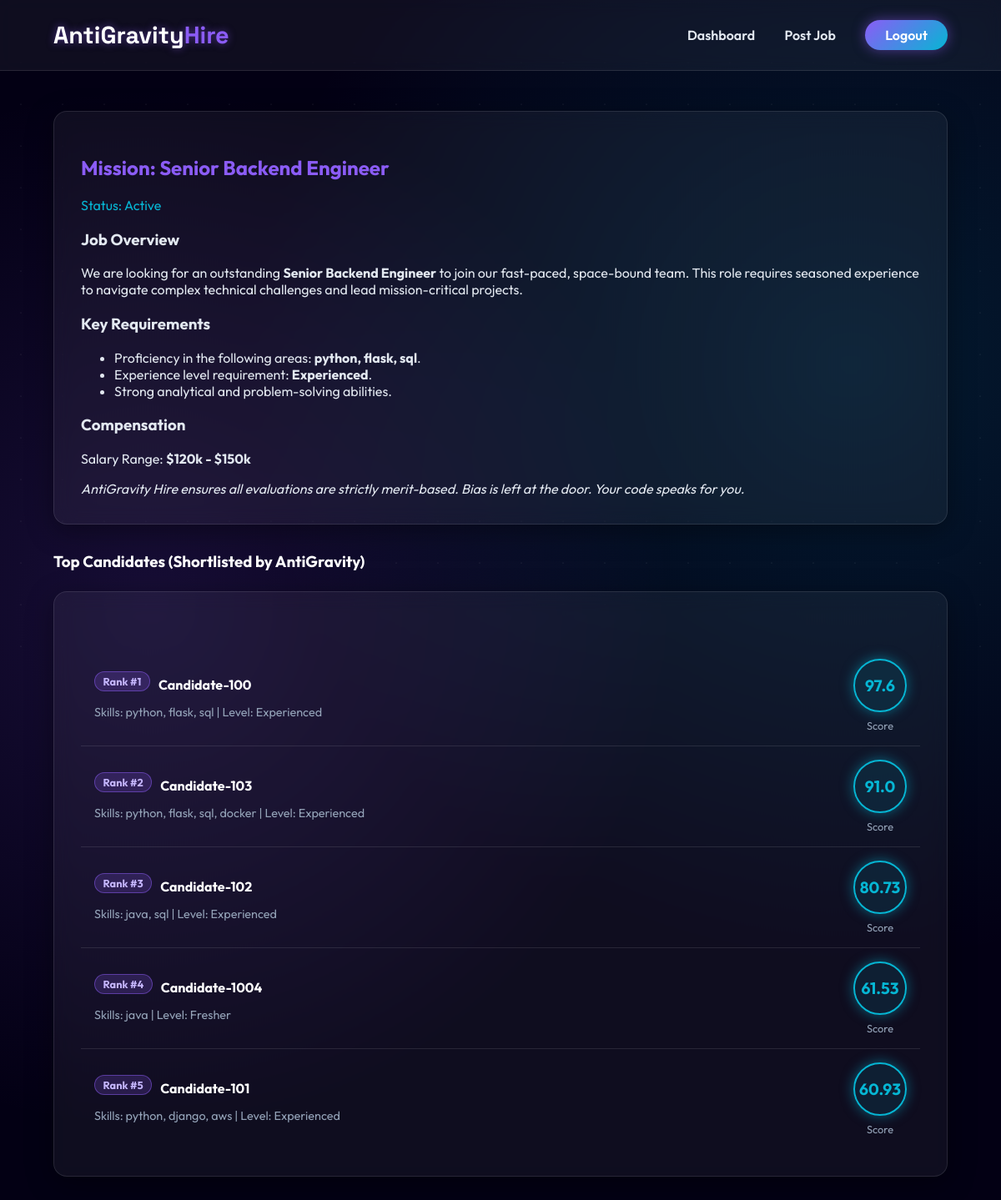
The app's page /hr/job/1 (signed in) with its own data.
### models.py (models this page shows, shortened)
class Job(db.Model):
    id = db.Column(db.Integer, primary_key=True)
    hr_id = db.Column(db.Integer, db.ForeignKey('user.id'), nullable=False)
    title = db.Column(db.String(150), nullable=False)
    description = db.Column(db.Text, nullable=False)
    skills = db.Column(db.Text, nullable=False, default='[]') # required skills as JSON
    salary_range = db.Column(db.String(100))
    target_level = db.Column(db.String(50), nullable=False) # 'fresher' or 'experienced'
    status = db.Column(db.String(50), default='active') # 'active' or 'closed'
    hr = db.relationship('User', backref=db.backref('jobs', lazy=True))

class Application(db.Model):
    id = db.Column(db.Integer, primary_key=True)
    job_id = db.Column(db.Integer, db.ForeignKey('job.id'), nullable=False)
    candidate_id = db.Column(db.Integer, db.ForeignKey('candidate_profile.id'), nullable=False)
    profile_score = db.Column(db.Float, default=0.0)
    test_score = db.Column(db.Float, default=0.0)
    total_score = db.Column(db.Float, default=0.0)
    warnings = db.Column(db.Integer, default=0)
    status = db.Column(db.String(50), default='applied') # 'applied', 'testing', 'completed'
    job = db.relationship('Job', backref=db.backref('applications', lazy=True))
    candidate = db.relationship('CandidateProfile', backref=db.backref('applications', lazy=True))

class CandidateProfile(db.Model):
    id = db.Column(db.Integer, primary_key=True)
    user_id = db.Column(db.Integer, db.ForeignKey('user.id'), nullable=False)
    pseudo_id = db.Column(db.String(50), unique=True, nullable=False)
    skills = db.Column(db.Text, nullable=False, default='[]') # stored as JSON string
    experience_level = db.Column(db.String(50), nullable=False) # 'fresher' or 'experienced'
    experience_years = db.Column(db.Integer, default=0)
    user = db.relationship('User', backref=db.backref('profile', uselist=False))
    def get_skills_list(self):
        try:
            return json.loads(self.skills)
        except:
            return []

### app.py (the view)
@app.route('/hr/job/<int:id>')
@hr_required
def job_details(id):
    job = Job.query.get_or_404(id)
    if job.hr_id != current_user.id:
        return "Unauthorized", 403
    applications = Application.query.filter_by(job_id=job.id).order_by(Application.total_score.desc()).limit(5).all()
    return render_template('job_details.html', job=job, applications=applications)

### app.py (called while the page is built)
@login_manager.user_loader
def load_user(user_id):
    return User.query.get(int(user_id))

def hr_required(f):
    from functools import wraps
    @wraps(f)
    def decorated_function(*args, **kwargs):
        if not current_user.is_authenticated or current_user.role != 'hr':
            flash("Unauthorized access", "error")
            return redirect(url_for('index'))
        return f(*args, **kwargs)
    return decorated_function

### templates/job_details.html (shortened to what this page needs)
{% extends "layout.html" %}
{% block content %}
<div class="glass-panel" style="margin-bottom: 2rem;">
    <h2 style="color: var(--primary);">Mission: {{ job.title }}</h2>
    <p style="color: var(--secondary);">Status: {{ job.status | capitalize }}</p>
    <div>
        {{ job.description | safe }}
    </div>
</div>
<h3 style="color: white; margin-bottom: 1.5rem;">Top Candidates (Shortlisted by AntiGravity)</h3>
<div class="glass-panel">
    <div class="application-list">
        {% for app in applications %}
        <div class="app-item">
            <div>
                <h4 style="margin: 0 0 0.5rem 0; color: white; display: flex; align-items: center;">
                    <span class="badge" style="margin-right: 10px;">Rank #{{ loop.index }}</span>
                    {{ app.candidate.pseudo_id }}
                </h4>
                <p style="margin: 0; color: #94a3b8; font-size: 0.9rem;">
                    Skills: {% set skills = app.candidate.get_skills_list() %} {{ skills | join(', ') }}
                    | Level: {{ app.candidate.experience_level | capitalize }}
                </p>
            </div>
            <div style="text-align: center;">
                <div class="score-circle">{{ app.total_score }}</div>
                <p style="margin: 0.5rem 0 0 0; font-size: 0.8rem; color: #94a3b8;">Score</p>
            </div>
        </div>
        {% else %}
        <p>No applications received yet.</p>
        {% endfor %}
    </div>
</div>
{% endblock %}

### templates/layout.html (shortened to what this page needs)
<!DOCTYPE html>
<html lang="en">
<head>
    <link rel="stylesheet" href="{{ url_for('static', filename='css/style.css') }}">
</head>
<body>
    <div class="floating-particles"></div>
    <nav>
        <a href="{{ url_for('index') }}" class="brand">AntiGravity<span>Hire</span></a>
        <div class="nav-links">
            {% if current_user.is_authenticated %}
                {% if current_user.role == 'hr' %}
                    <a href="{{ url_for('hr_dashboard') }}">Dashboard</a>
                    <a href="{{ url_for('post_job') }}">Post Job</a>
                {% else %}
                    <a href="{{ url_for('candidate_dashboard') }}">Dashboard</a>
                    <a href="{{ url_for('candidate_profile') }}">Profile</a>
                {% endif %}
                <a href="{{ url_for('logout') }}" class="auth-btn">Logout</a>
            {% else %}
                <a href="{{ url_for('login') }}">Login</a>
                <a href="{{ url_for('register') }}" class="auth-btn">Get Started</a>
            {% endif %}
        </div>
    </nav>
    <main>
        {% block content %}{% endblock %}
    </main>
</body>
</html>

### static/css/style.css (style rules this page uses)
:root { --bg-color: #030014; --text-color: #e2e8f0; --primary: #8b5cf6; --primary-glow: rgba(139, 92, 246, 0.5); --secondary: #06b6d4; --secondary-glow: rgba(6, 182, 212, 0.5); --accent: #f43f5e; --glass-bg: rgba(255, 255, 255, 0.05); --glass-border: rgba(255, 255, 255, 0.1); }
body { margin: 0; padding: 0; background-color: var(--bg-color); color: var(--text-color); font-family: 'Outfit', sans-serif; min-height: 100vh; display: flex; flex-direction: column; overflow-x: hidden; background-image: radial-gradient(circle at 15% 50%, rgba(139, 92, 246, 0.15) 0%, transparent 50%), radial-gradient(circle at 85% 30%, rgba(6, 182, 212, 0.15) 0%, transparent 50%); }
.floating-particles { position: fixed; top: 0; left: 0; width: 100vw; height: 100vh; pointer-events: none; z-index: -1; background-size: 50px 50px; animation: drift 100s linear infinite; }
nav { display: flex; justify-content: space-between; align-items: center; padding: 1.5rem 4rem; background: var(--glass-bg); backdrop-filter: blur(10px); border-bottom: 1px solid var(--glass-border); }
nav .brand { font-family: 'Space Grotesk', sans-serif; font-size: 1.8rem; font-weight: 700; color: white; text-decoration: none; text-shadow: 0 0 10px var(--primary-glow); }
nav .brand span { color: var(--primary); }
.nav-links a { color: var(--text-color); text-decoration: none; margin-left: 2rem; transition: color 0.3s; font-weight: 600; }
.auth-btn { padding: 0.5rem 1.5rem; border-radius: 50px; background: linear-gradient(135deg, var(--primary), var(--secondary)); color: white !important; font-weight: bold; box-shadow: 0 0 15px var(--primary-glow); transition: transform 0.3s, box-shadow 0.3s; }
main { flex: 1; padding: 3rem 4rem; }
.glass-panel { background: var(--glass-bg); backdrop-filter: blur(12px); border: 1px solid var(--glass-border); border-radius: 16px; padding: 2rem; box-shadow: 0 8px 32px 0 rgba(0, 0, 0, 0.37); }
.badge { background: rgba(139, 92, 246, 0.2); color: #c4b5fd; padding: 0.2rem 0.6rem; border-radius: 20px; font-size: 0.8rem; border: 1px solid rgba(139, 92, 246, 0.5); margin-right: 0.5rem; display: inline-block; margin-bottom: 0.5rem; }
.application-list { margin-top: 2rem; }
.app-item { display: flex; justify-content: space-between; align-items: center; padding: 1rem; border-bottom: 1px solid var(--glass-border); }
.app-item:last-child { border-bottom: none; }
.score-circle { width: 60px; height: 60px; border-radius: 50%; display: flex; align-items: center; justify-content: center; font-weight: bold; font-size: 1.2rem; background: rgba(6, 182, 212, 0.1); color: var(--secondary); border: 2px solid var(--secondary); box-shadow: 0 0 15px var(--secondary-glow); }

### records on screen
Job: title "Senior Backend Engineer", status "Active", description "Job Overview We are looking for an outstanding Senior Backend Engineer to join our fast-paced, space-bound team. This role requires seasoned experience to navigate complex technical challenges and lead mission-critical projects. Key Requirements Proficiency in the following areas: python, flask, sql . Experience level requirement: Experienced . Strong analytical and problem-solving abilities. Compensation Salary Range: $120k - $150k AntiGravity Hire ensures all evaluations are strictly merit-based. Bias is left at the door. Your code speaks for you."
Application: candidate.pseudo_id "Candidate-100", skills "python, flask, sql", candidate.experience_level "Experienced", total_score "97.6"
Application: candidate.pseudo_id "Candidate-103", skills "python, flask, sql, docker", candidate.experience_level "Experienced", total_score "91.0"
Application: candidate.pseudo_id "Candidate-102", skills "java, sql", candidate.experience_level "Experienced", total_score "80.73"
Application: candidate.pseudo_id "Candidate-1004", skills "java", candidate.experience_level "Fresher", total_score "61.53"
Application: candidate.pseudo_id "Candidate-101", skills "python, django, aws", candidate.experience_level "Experienced", total_score "60.93"
